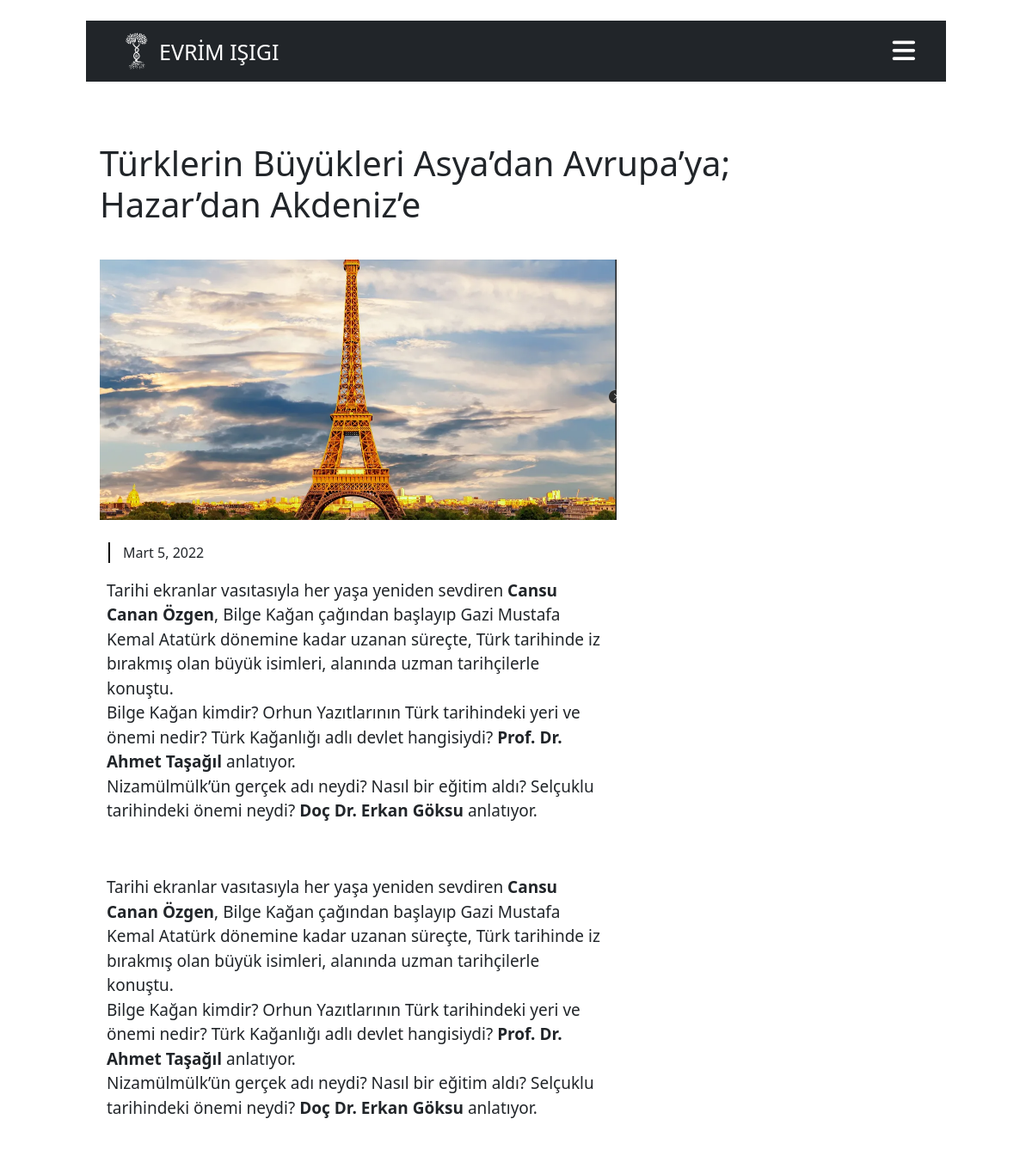
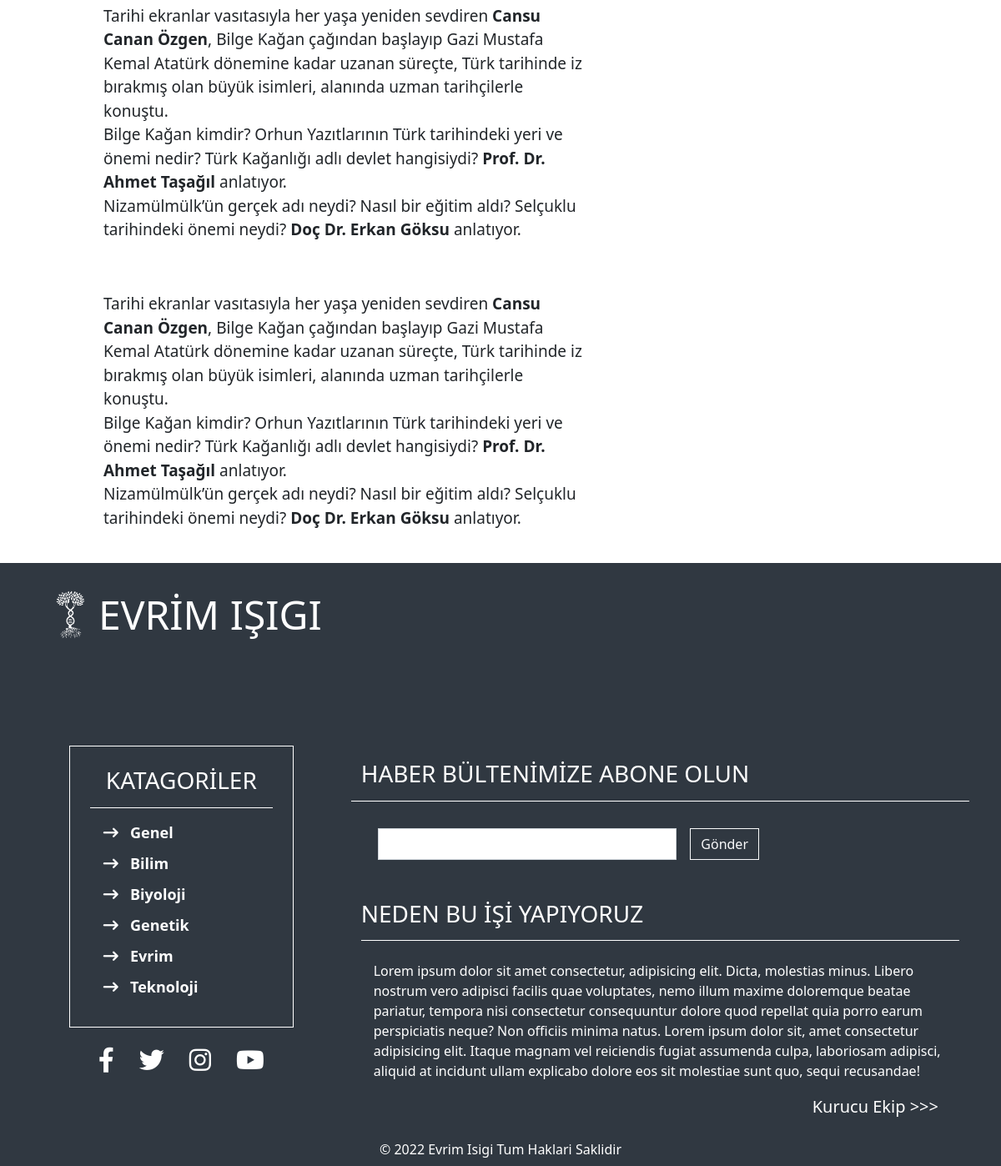
Page /kitap-onerileri/turklerin-buyukleri-asyadan-avrupaya-hazardan-akdenize on the committed database (2 pictures, top to bottom).
### genelsayfalar/models.py (models this page shows, shortened)
class Kitap_onerileri(models.Model):
    title=models.CharField(max_length=200 , verbose_name="Kitabın İsmi")
    image=models.ImageField(upload_to="genelsayfalar/kitap_onerileri")
    is_active = models.BooleanField(verbose_name="Aktif İçerik")
    kitap_aciklama=RichTextField(verbose_name="Kitap Hakkında")
    date=models.DateField(verbose_name="Yüklenme Zamanı")
    slug  = models.SlugField(null=False ,blank=True , unique=True, db_index=True , editable=False)

class Catagories(models.Model):
    name = models.CharField(max_length=200)
    is_active=models.BooleanField(default=True)
    slug  = models.SlugField(null=False ,blank=True , unique=True, db_index=True , editable=False)

### genelsayfalar/views.py (the view)
# urls.py: path("kitap-onerileri/<slug:slug>" , views.kitap_onerileri_detay, name="kitap-onerileri"),
def kitap_onerileri_detay(request,slug):
    context={
        "kitap_onerileri":Kitap_onerileri.objects.get(slug=slug),
        "kategori":Catagories.objects.filter(is_active=True),
    }
    return render(request, "genelsayfalar/kitap_onerileri/kitap_onerileri_detay.html" , context)

### genelsayfalar/templates/genelsayfalar/kitap_onerileri/kitap_onerileri_detay.html
{% extends 'base.html' %}
{% load static %}
{% block content %}
{% block css_files %}
<link rel="stylesheet" href=" {% static 'genelsayfalar/css/anasayfa.css' %} ">
<link rel="stylesheet" href=" {% static 'genelsayfalar/css/blog_detay.css' %} ">
{% endblock css_files %}
<div class="col-10 mx-auto">
    <div class=" detay_container container-fluid   ">
        <div class="row">
            <div class=" col-10 me-auto p-3">
                <div class="blog_detay_header mb-4">
                    <h1 class="kategori_detay_header">{{kitap_onerileri.title}}</h1>
                </div>
                <div class="w-75 d-flex align-items-center flex-column">
                    <div class="blog_detay_img_container  my-3">
                        <img class="img-fluid" src="{{kitap_onerileri.image.url}}" alt="">
                    </div>
                    <div class="blog_detay_info_container d-flex flex-wrap">
                        <div class="d-flex flex-row blog_detay_bilgi_mobil ">
                            <div class="blog_detay_time">
                                <span>{{kitap_onerileri.date}}</span>
                            </div>
                        </div>
                    </div>
                    <div class="blog_detay_content p-2">
                        {{kitap_onerileri.kitap_aciklama|safe}}
                    </div>
                </div>
            </div>
        </div>
    </div>
</div>
{% endblock content %}

### templates/partials/_footer.html (shortened to what this page needs)
<footer>
    <div class="container p-2 h-100">
        <div class="col-12 mt-4">
            <div class="logo ms-3">
                <span class="display-5 ms-1 text-white"><strong>EVRİM IŞIGI</strong></span>
            </div>
        </div>
        <div class="row mt-5">
            <div class="col-lg-4 col-12 d-flex flex-column align-items-center justify-content-center  ">
                <div class="menu_items footer_kategoriler p-4  w-75">
                    <h3>KATAGORİLER</h3>
                    <ul id="navbar_item" class="navbar-nav footer_kategori_item ms-3 my-2 mb-lg-0">
                        {% for kategori in kategori  %}
                        <li class="nav-item">
                            <i class="fa-solid fa-arrow-right-long"></i>
                            <a aria-current="page" href=" {% url 'kategori' kategori.slug %} ">{{kategori.name}}</a>
                        </li>
                        {% endfor %}
                    </ul>
                </div>
                <div class="footer_social_container mt-4">
                    <div class="footer_social ">
                        <a href="">
                            <i class="fa-brands fa-facebook-f"></i>
                        </a>
                    </div>
                    <div class="footer_social ">
                        <a href="">
                            <i class="fa-brands fa-twitter"></i>
                        </a>
                    </div>
                    <div class="footer_social ">
                        <a href="">
                            <i class="fa-brands fa-instagram"></i>
                        </a>
                    </div>
                    <div class="footer_social">
                        <a href="">
                            <i class="fa-brands fa-youtube"></i>
                        </a>
                    </div>
                </div>
            </div>
            <div class="col-lg-8 col-12  p-4  mt-lg-4 footer_aciklama ">
                <div class="row mt-5 haber_bulteni">
                    <h3>HABER BÜLTENİMİZE ABONE OLUN</h3>
                    <form>
                        <div class="haber_bulteni_input mt-4">
                            <input type="email" class="form-control " id="exampleInputEmail1" aria-describedby="emailHelp">
                            <button type="submit" class="btn btn-outline-light ms-3">Gönder</button>
                        </div>
                    </form>
                </div>
                <h3 class="mt-5" >NEDEN BU İŞİ YAPIYORUZ</h3>
                <p class="mt-4">
                    Lorem ipsum dolor sit amet consectetur, adipisicing elit. Dicta, molestias minus. Libero nostrum vero adipisci facilis quae voluptates, nemo illum maxime doloremque beatae pariatur, tempora nisi consectetur consequuntur dolore quod repellat quia porro earum perspiciatis neque? Non officiis minima natus. Lorem ipsum dolor sit, amet consectetur adipisicing elit. Itaque magnam vel reiciendis fugiat assumenda culpa, laboriosam adipisci, aliquid at incidunt ullam explicabo dolore eos sit molestiae sunt quo, sequi recusandae!
                </p>
                <a href="#">
                    Kurucu Ekip >>>
                </a>
            </div>
        </div>
        <div class="footer_size_description">
            <span>© 2022 Evrim Isigi Tum Haklari Saklidir</span>
        </div>
    </div>
</footer>

### static/base_static/base.css (style rules this page uses)
:root { --font_katagori : 'Montserrat', sans-serif; }
body { box-sizing: border-box; }
@media only screen and (max-width: 1400px) { .menu_items { display: none; } }
footer { width: 100%; background-color: #303841; z-index: 8; position: relative; top: 150px; }
.logo { display: flex; align-items: center; }
.footer_kategoriler { border: thin solid white; display: flex; flex-direction: column; }
.footer_kategoriler h3 { padding-bottom:15px ; border-bottom: thin solid white; color: white; text-align: center; }
.footer_kategori_item li i { font-size: 18px ; color: white; }
.footer_kategori_item li { margin-bottom: 10px; }
.footer_kategori_item li a { font-size: 18px; font-weight: bold; color: white; text-decoration: none; margin-left: 10px; }
.footer_aciklama h3 { padding-bottom:15px ; border-bottom: thin solid white; color: white; }
.footer_aciklama p { color: white; margin-left: 15px; }
.footer_aciklama a { text-decoration: none; color: white; font-size: 20px; display: block; text-align: end; margin-right: 25px; }
.haber_bulteni_input { width: 100%; display: flex; margin-left: 20px; }
.haber_bulteni_input input { border-radius: 0px; width: 50%; }
.haber_bulteni form { width: 100%; height: 100%; }
.haber_bulteni button { border-radius:0px ; }
.footer_size_description { color: white; display: flex; align-items: center; justify-content: center; }
.footer_social_container { display: flex; flex-direction: row; }
.footer_social a { text-decoration: none; }
.footer_social { padding: 0px 15px; }
.footer_social a i { font-size: 30px; color: white; }

### genelsayfalar/static/genelsayfalar/css/blog_detay.css (style rules this page uses)
.detay_container { position: relative; top: 150px; }
.blog_detay_img_container { width: 100%; }
.blog_detay_img_container img { width: 100%; height: auto; }
.blog_detay_info_container { width: 100%; padding: 10px; display: flex; flex-direction: row; align-items: center; }
.blog_detay_time { border-left: 2px solid black; padding: 0px 15px; }
.blog_detay_content { font-size: 19px; word-wrap: break-word; }

### rows in the picture
Kitap_onerileri: title "Türklerin Büyükleri Asya’dan Avrupa’ya; Hazar’dan Akdeniz’e", image (picture), date "Mart 5, 2022", kitap_aciklama "Tarihi ekranlar vasıtasıyla her yaşa yeniden sevdiren Cansu Canan Özgen , Bilge Kağan çağından başlayıp Gazi Mustafa Kemal Atatürk dönemine kadar uzanan süreçte, Türk tarihinde iz bırakmış olan büyük isimleri, alanında uzman tarihçilerle konuştu. Bilge Kağan kimdir? Orhun Yazıtlarının Türk tarihindeki yeri ve önemi nedir? Türk Kağanlığı adlı devlet hangisiydi? Prof. Dr. Ahmet Taşağıl anlatıyor. Nizamülmülk’ün gerçek adı neydi? Nasıl bir eğitim aldı? Selçuklu tarihindeki önemi neydi? Doç Dr. Erkan Göksu anlatıyor. Tarihi ekranlar vasıtasıyla her yaşa yeniden sevdiren Cansu Canan Özgen , Bilge Kağan çağından başlayıp Gazi Mustafa Kemal Atatürk dönemine kadar uzanan süreçte, Türk tarihinde iz…"
Catagories: name "Genel"
Catagories: name "Bilim"
Catagories: name "Biyoloji"
Catagories: name "Genetik"
Catagories: name "Evrim"
Catagories: name "Teknoloji"
